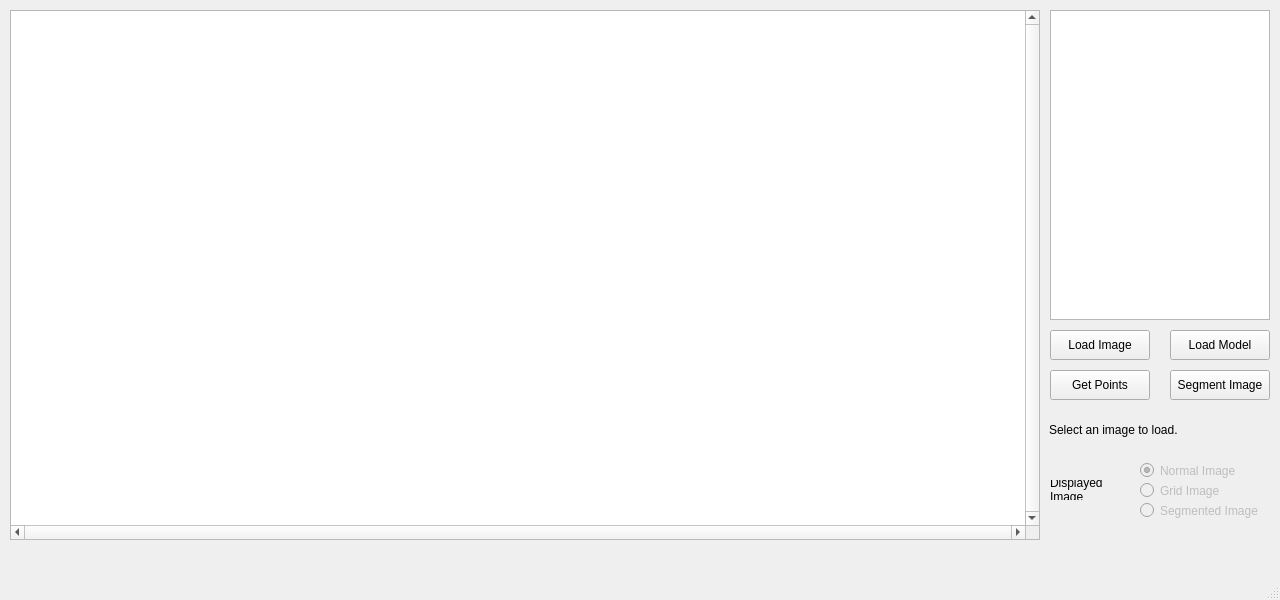
<?xml version="1.0" encoding="UTF-8"?>
<ui version="4.0">
 <class>MainWindow</class>
 <widget class="QMainWindow" name="MainWindow">
  <property name="geometry">
   <rect>
    <x>0</x>
    <y>0</y>
    <width>1280</width>
    <height>600</height>
   </rect>
  </property>
  <property name="windowTitle">
   <string>MainWindow</string>
  </property>
  <widget class="QWidget" name="centralwidget">
   <widget class="QTextBrowser" name="outputDisplay">
    <property name="geometry">
     <rect>
      <x>1050</x>
      <y>10</y>
      <width>220</width>
      <height>310</height>
     </rect>
    </property>
   </widget>
   <widget class="QPushButton" name="loadImage">
    <property name="geometry">
     <rect>
      <x>1050</x>
      <y>330</y>
      <width>100</width>
      <height>30</height>
     </rect>
    </property>
    <property name="text">
     <string>Load Image</string>
    </property>
   </widget>
   <widget class="QPushButton" name="segmentImage">
    <property name="geometry">
     <rect>
      <x>1170</x>
      <y>370</y>
      <width>100</width>
      <height>30</height>
     </rect>
    </property>
    <property name="text">
     <string>Segment Image</string>
    </property>
   </widget>
   <widget class="QPushButton" name="getPoints">
    <property name="geometry">
     <rect>
      <x>1050</x>
      <y>370</y>
      <width>100</width>
      <height>30</height>
     </rect>
    </property>
    <property name="text">
     <string>Get Points</string>
    </property>
    <property name="flat">
     <bool>false</bool>
    </property>
   </widget>
   <widget class="QLabel" name="imageText">
    <property name="geometry">
     <rect>
      <x>1049</x>
      <y>400</y>
      <width>220</width>
      <height>60</height>
     </rect>
    </property>
    <property name="autoFillBackground">
     <bool>false</bool>
    </property>
    <property name="text">
     <string>Select an image to load.</string>
    </property>
    <property name="alignment">
     <set>Qt::AlignLeading|Qt::AlignLeft|Qt::AlignVCenter</set>
    </property>
    <property name="wordWrap">
     <bool>true</bool>
    </property>
   </widget>
   <widget class="QRadioButton" name="normImageRadio">
    <property name="enabled">
     <bool>false</bool>
    </property>
    <property name="geometry">
     <rect>
      <x>1140</x>
      <y>460</y>
      <width>131</width>
      <height>21</height>
     </rect>
    </property>
    <property name="text">
     <string>Normal Image</string>
    </property>
    <property name="checked">
     <bool>true</bool>
    </property>
   </widget>
   <widget class="QRadioButton" name="gridImageRadio">
    <property name="enabled">
     <bool>false</bool>
    </property>
    <property name="geometry">
     <rect>
      <x>1140</x>
      <y>480</y>
      <width>131</width>
      <height>21</height>
     </rect>
    </property>
    <property name="text">
     <string>Grid Image</string>
    </property>
    <property name="checked">
     <bool>false</bool>
    </property>
   </widget>
   <widget class="QRadioButton" name="segImageRadio">
    <property name="enabled">
     <bool>false</bool>
    </property>
    <property name="geometry">
     <rect>
      <x>1140</x>
      <y>500</y>
      <width>131</width>
      <height>21</height>
     </rect>
    </property>
    <property name="text">
     <string>Segmented Image</string>
    </property>
    <property name="checked">
     <bool>false</bool>
    </property>
   </widget>
   <widget class="QGraphicsView" name="imageDisplay">
    <property name="geometry">
     <rect>
      <x>10</x>
      <y>10</y>
      <width>1030</width>
      <height>530</height>
     </rect>
    </property>
    <property name="verticalScrollBarPolicy">
     <enum>Qt::ScrollBarAlwaysOn</enum>
    </property>
    <property name="horizontalScrollBarPolicy">
     <enum>Qt::ScrollBarAlwaysOn</enum>
    </property>
    <property name="sizeAdjustPolicy">
     <enum>QAbstractScrollArea::AdjustToContentsOnFirstShow</enum>
    </property>
   </widget>
   <widget class="QPushButton" name="loadModel">
    <property name="geometry">
     <rect>
      <x>1170</x>
      <y>330</y>
      <width>100</width>
      <height>30</height>
     </rect>
    </property>
    <property name="text">
     <string>Load Model</string>
    </property>
   </widget>
   <widget class="QLabel" name="displayLabel">
    <property name="geometry">
     <rect>
      <x>1050</x>
      <y>480</y>
      <width>80</width>
      <height>20</height>
     </rect>
    </property>
    <property name="autoFillBackground">
     <bool>false</bool>
    </property>
    <property name="text">
     <string>Displayed Image</string>
    </property>
    <property name="alignment">
     <set>Qt::AlignLeading|Qt::AlignLeft|Qt::AlignVCenter</set>
    </property>
    <property name="wordWrap">
     <bool>true</bool>
    </property>
   </widget>
  </widget>
  <widget class="QMenuBar" name="menubar">
   <property name="geometry">
    <rect>
     <x>0</x>
     <y>0</y>
     <width>1280</width>
     <height>21</height>
    </rect>
   </property>
  </widget>
  <widget class="QStatusBar" name="statusbar"/>
 </widget>
 <resources/>
 <connections/>
</ui>
